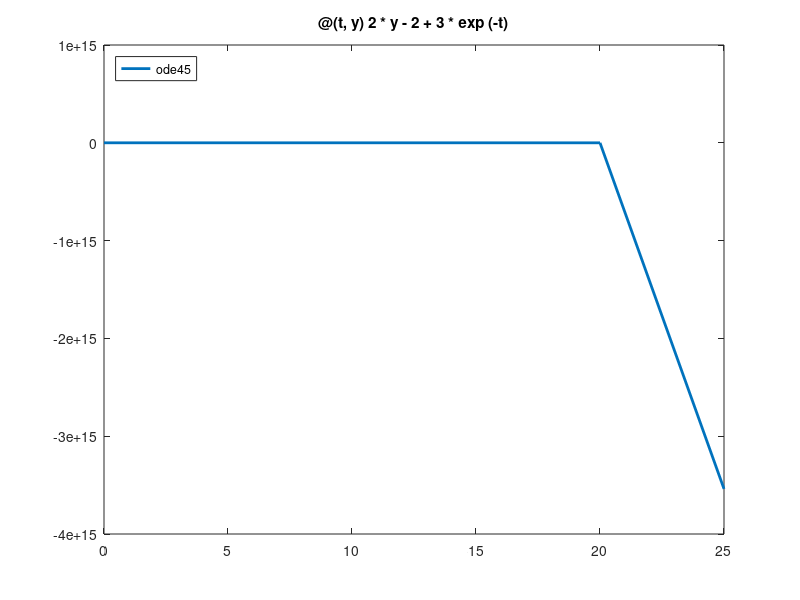

This chart was generated by the following MATLAB code: (Note: this script raises an error after producing the figure.)
clear; clc; close all;

% Description: Solves the IVP problem using Euler's method and ode45

% Parameters
h = input('Enter the value of h: ');
n = input('Enter the value of n: ');
%h = 0.01; n = 10;

fun = @(t,y) 2*y - 2 + 3*exp(-t);

t0 = 0;
tN = n*h;
y0 = 0;

% Ode45 (Actual Solution)
[t,y] = ode45(fun,t0:h:tN,y0);
plot(t,y,'linewidth',2,'DisplayName','ode45')
hold on

title(func2str(fun))
legend('location','northwest')

[t,y] = euler_ivp(fun,t0,y0,tN,h);
plot(t,y,'--','linewidth',2,'DisplayName',sprintf('Euler: h = %.2f, n = %d',h,n));
xlabel('t')
ylabel('y(t)')
